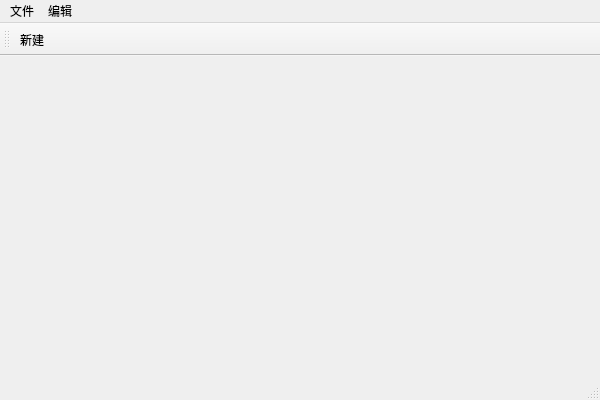
<?xml version="1.0" encoding="UTF-8"?>
<ui version="4.0">
 <class>MainWindow</class>
 <widget class="QMainWindow" name="MainWindow">
  <property name="geometry">
   <rect>
    <x>0</x>
    <y>0</y>
    <width>600</width>
    <height>400</height>
   </rect>
  </property>
  <property name="windowTitle">
   <string>MainWindow</string>
  </property>
  <widget class="QWidget" name="centralwidget"/>
  <widget class="QMenuBar" name="menubar">
   <property name="geometry">
    <rect>
     <x>0</x>
     <y>0</y>
     <width>600</width>
     <height>17</height>
    </rect>
   </property>
   <widget class="QMenu" name="menu">
    <property name="title">
     <string>文件</string>
    </property>
    <addaction name="actionnew"/>
   </widget>
   <widget class="QMenu" name="menu_2">
    <property name="title">
     <string>编辑</string>
    </property>
   </widget>
   <addaction name="menu"/>
   <addaction name="menu_2"/>
  </widget>
  <widget class="QStatusBar" name="statusbar"/>
  <widget class="QToolBar" name="toolBar">
   <property name="windowTitle">
    <string>toolBar</string>
   </property>
   <attribute name="toolBarArea">
    <enum>TopToolBarArea</enum>
   </attribute>
   <attribute name="toolBarBreak">
    <bool>false</bool>
   </attribute>
   <addaction name="actionnew"/>
  </widget>
  <action name="actionnew">
   <property name="text">
    <string>新建</string>
   </property>
  </action>
 </widget>
 <resources/>
 <connections/>
</ui>
